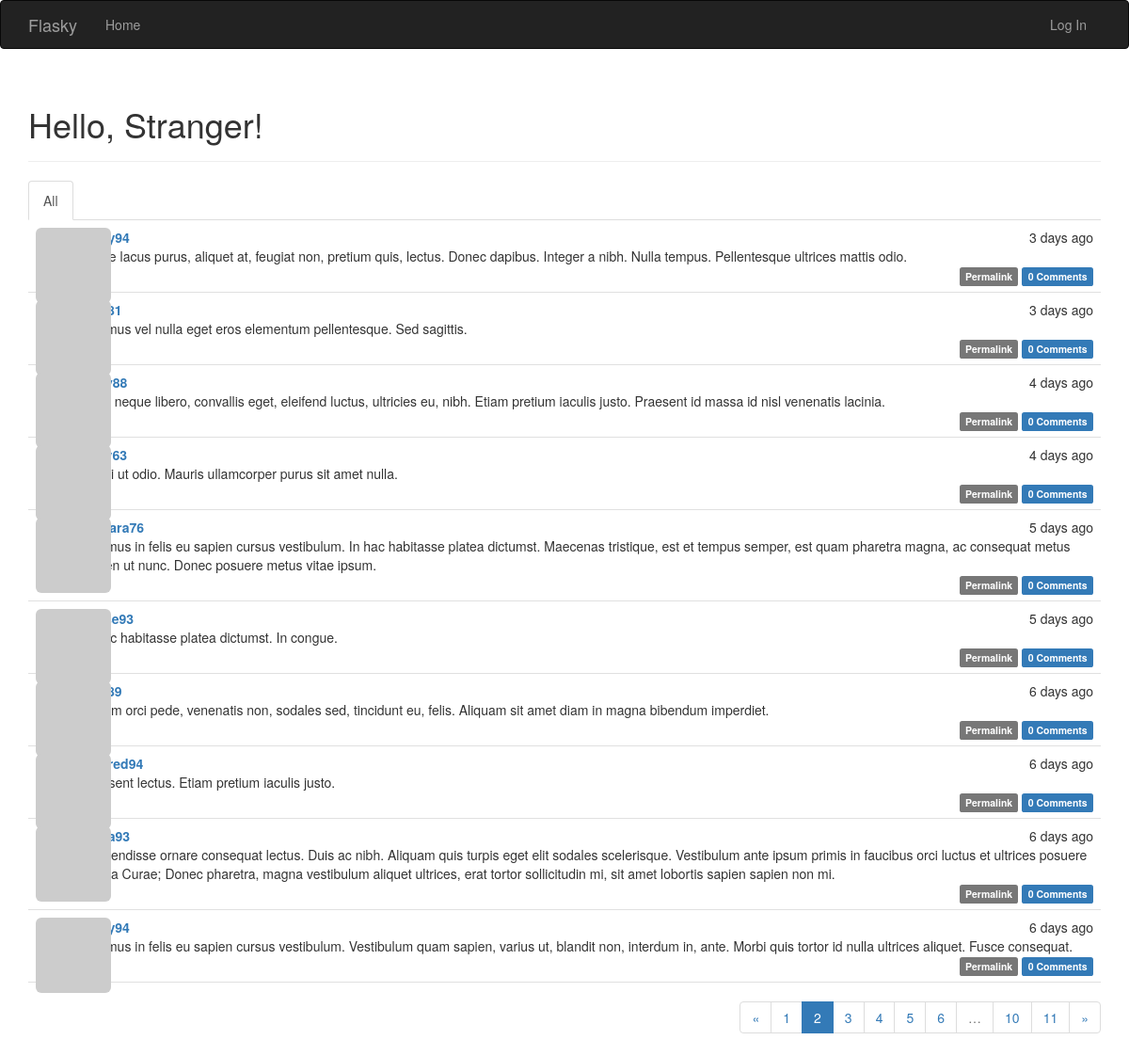
Screenshot of /?page=2 with the database file from the repository.
### app/models.py (models this page shows, shortened)
class Post(db.Model):
    __tablename__ = 'posts'
    id = db.Column(db.Integer, primary_key=True)
    body = db.Column(db.Text)
    timestamp = db.Column(db.DateTime, index=True, default=datetime.utcnow)
    author_id = db.Column(db.Integer, db.ForeignKey('users.id'))
    body_html = db.Column(db.Text)
    comments = db.relationship('Comment', backref='post', lazy='dynamic')

class User(UserMixin, db.Model):
    __tablename__ = 'users'
    id = db.Column(db.Integer, primary_key=True)
    username = db.Column(db.String(64), unique=True, index=True)
    password_hash = db.Column(db.String(128))
    email = db.Column(db.String(64), unique=True, index=True)
    role_id = db.Column(db.Integer, db.ForeignKey('roles.id'))
    confirmed = db.Column(db.Boolean, default=False)
    name = db.Column(db.String(64))
    location = db.Column(db.String(64))
    about_me = db.Column(db.Text())
    member_since = db.Column(db.DateTime(), default=datetime.utcnow)
    last_seen = db.Column(db.DateTime(), default=datetime.utcnow)
    avatar_hash = db.Column(db.String(32))
    posts = db.relationship('Post', backref='author', lazy='dynamic')
    followed = db.relationship('Follow',
                               foreign_keys=[Follow.follower_id],
                               backref=db.backref('follower', lazy='joined'),
                               lazy='dynamic',
                               cascade='all, delete-orphan')
    followers = db.relationship('Follow',
                                foreign_keys=[Follow.followed_id],
                                backref=db.backref('followed', lazy='joined'),
                                lazy='dynamic',
                                cascade='all, delete-orphan')
    comments = db.relationship('Comment', backref='author', lazy='dynamic')
    @property
    def password(self):
        """不能直接获取密码"""
        raise AttributeError('password is not a readable attribute')
    def gravatar(self, size=100, default='identicon', rating='g'):
        if request.is_secure:
            url = 'https://secure.gravatar.com/avatar'
        else:
            url = 'http://www.gravatar.com/avatar'
        hash = self.avatar_hash or hashlib.md5(
            self.email.encode('utf-8')).hexdigest()
        return '{url}/{hash}?s={size}&d={default}&r={rating}'.format(
            url=url, hash=hash, size=size, default=default, rating=rating)

### app/main/views.py (the view)
@main.route('/', methods=['GET', 'POST'])
def index():
    form = PostForm()
    if current_user.can(Permission.WRITE_ARTICLES) and form.validate_on_submit():
        post = Post(body=form.body.data, author=current_user._get_current_object())
        db.session.add(post)
        return redirect(url_for('.index'))
    page = request.args.get('page', 1, type=int)
    show_followed = False
    if current_user.is_authenticated:
        show_followed = bool(request.cookies.get('show_followed', ''))
    if show_followed:
        query = current_user.followed_posts
    else:
        query = Post.query
    pagination = query.order_by(Post.timestamp.desc()).paginate(
        page, per_page=current_app.config['FLASKY_POSTS_PER_PAGE'], error_out=False)
    posts = pagination.items
    return render_template('index.html', form=form, posts=posts, show_followed=show_followed, pagination=pagination)

### app/auth/views.py (called while the page is built)
@auth.before_app_request
def before_request():
    if current_user.is_authenticated:
        current_user.ping()
        if not current_user.confirmed \
                and request.endpoint \
                and request.endpoint[:5] != 'auth.' \
                and request.endpoint != 'static':
            return redirect(url_for('auth.unconfirmed'))

### app/main/__init__.py (called while the page is built)
@main.app_context_processor
def inject_permissions():
    return dict(Permission=Permission)

### app/models.py (called while the page is built)
    def can(self, permissions):
        return False

    def is_administrator(self):
        return False

### app/templates/index.html (shortened to what this page needs)
{% extends "base.html" %}
{% import "bootstrap/wtf.html" as wtf %}
{% import "_macros.html" as macros %}
{% block page_content %}
<div class="page-header">
    <h1>Hello, {% if current_user.is_authenticated %}{{ current_user.username }}{% else %}Stranger{% endif %}!</h1>
</div>
<div class="post-tabs">
    <ul class="nav nav-tabs">
        <li{% if not show_followed %} class="active"{% endif %}><a href="{{ url_for('.show_all') }}">All</a></li>
    </ul>
    {% include '_posts.html' %}
</div>
{% if pagination %}
<div class="pagination">
    {{ macros.pagination_widget(pagination, '.index') }}
</div>
{% endif %}
{% endblock %}

### app/templates/_posts.html (shortened to what this page needs)
<ul class="posts">
    {% for post in posts %}
    <li class="post">
        <div class="post-thumbnail">
            <a href="{{ url_for('.user', username=post.author.username) }}">
                <img class="img-rounded profile-thumbnail" src="{{ post.author.gravatar(size=40) }}">
            </a>
        </div>
        <div class="post-content">
            <div class="post-date">{{ moment(post.timestamp).fromNow() }}</div>
            <div class="post-author"><a href="{{ url_for('.user', username=post.author.username) }}">{{ post.author.username }}</a></div>
            <div class="post-body">
                {% if post.body_html %}
                    {{ post.body_html | safe }}
                {% else %}
                    {{ post.body }}
                {% endif %}
            </div>
            <div class="post-footer">
                <a href="{{ url_for('.post', id=post.id) }}">
                    <span class="label label-default">Permalink</span>
                </a>
                <a href="{{ url_for('.post', id=post.id) }}#comments">
                    <span class="label label-primary">{{ post.comments.count() }} Comments</span>
                </a>
            </div>
        </div>
    </li>
    {% endfor %}
</ul>

### app/static/styles.css (style rules this page uses)
.profile-thumbnail { position: absolute; }
div.post-tabs { margin-top: 16px; }
ul.posts { list-style-type: none; padding: 0px; margin: 16px 0px 0px 0px; border-top: 1px solid #e0e0e0; }
div.post-tabs ul.posts { margin: 0px; border-top: none; }
ul.posts li.post { padding: 8px; border-bottom: 1px solid #e0e0e0; }
div.post-date { float: right; }
div.post-author { font-weight: bold; }
div.post-thumbnail { position: absolute; }
div.post-content { margin-left: 48px; min-height: 48px; }
div.post-footer { text-align: right; }
div.pagination { width: 100%; text-align: right; padding: 0px; margin: 0px; }

### rows the page displays
Post: timestamp "3 days ago", body "Fusce lacus purus, aliquet at, feugiat non, pretium quis, lectus. Donec dapibus. Integer a nibh. Nulla tempus. Pellentesque ultrices mattis odio.", comments.count "0"
Post: timestamp "3 days ago", body "Vivamus vel nulla eget eros elementum pellentesque. Sed sagittis.", comments.count "0"
Post: timestamp "4 days ago", body "Nulla neque libero, convallis eget, eleifend luctus, ultricies eu, nibh. Etiam pretium iaculis justo. Praesent id massa id nisl venenatis lacinia.", comments.count "0"
Post: timestamp "4 days ago", body "Morbi ut odio. Mauris ullamcorper purus sit amet nulla.", comments.count "0"
Post: timestamp "5 days ago", author.username "barbara76", body "Vivamus in felis eu sapien cursus vestibulum. In hac habitasse platea dictumst. Maecenas tristique, est et tempus semper, est quam pharetra magna, ac consequat metus sapien ut nunc. Donec posuere metus vitae ipsum.", comments.count "0"
Post: timestamp "5 days ago", body "In hac habitasse platea dictumst. In congue.", comments.count "0"
Post: timestamp "6 days ago", body "Nullam orci pede, venenatis non, sodales sed, tincidunt eu, felis. Aliquam sit amet diam in magna bibendum imperdiet.", comments.count "0"
Post: timestamp "6 days ago", author.username "mildred94", body "Praesent lectus. Etiam pretium iaculis justo.", comments.count "0"
Post: timestamp "6 days ago", body "Suspendisse ornare consequat lectus. Duis ac nibh. Aliquam quis turpis eget elit sodales scelerisque. Vestibulum ante ipsum primis in faucibus orci luctus et ultrices posuere cubilia Curae; Donec pharetra, magna vestibulum aliquet ultrices, erat tortor sollicitudin mi, sit amet lobortis sapien sapien non mi.", comments.count "0"
Post: timestamp "6 days ago", body "Vivamus in felis eu sapien cursus vestibulum. Vestibulum quam sapien, varius ut, blandit non, interdum in, ante. Morbi quis tortor id nulla ultrices aliquet. Fusce consequat.", comments.count "0"

### other values shown
{{ p }} "1" "3" "4" "5" "6" "10" "11"
{{ p }} "2"
